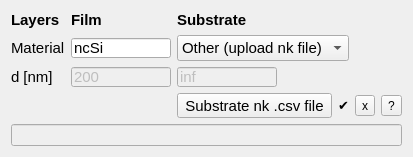
        <widget class="QWidget" name="layoutWidget_8">
         <property name="geometry">
          <rect>
           <x>10</x>
           <y>10</y>
           <width>451</width>
           <height>154</height>
          </rect>
         </property>
         <layout class="QGridLayout" name="gridLayout_6">
          <property name="sizeConstraint">
           <enum>QLayout::SetFixedSize</enum>
          </property>
          <item row="0" column="1">
           <widget class="QLabel" name="ell_label_j_1">
            <property name="sizePolicy">
             <sizepolicy hsizetype="Maximum" vsizetype="Maximum">
              <horstretch>0</horstretch>
              <verstretch>0</verstretch>
             </sizepolicy>
            </property>
            <property name="minimumSize">
             <size>
              <width>100</width>
              <height>0</height>
             </size>
            </property>
            <property name="maximumSize">
             <size>
              <width>100</width>
              <height>20</height>
             </size>
            </property>
            <property name="font">
             <font>
              <pointsize>11</pointsize>
              <weight>75</weight>
              <bold>true</bold>
              <kerning>true</kerning>
             </font>
            </property>
            <property name="text">
             <string>Film</string>
            </property>
           </widget>
          </item>
          <item row="2" column="1">
           <widget class="QLineEdit" name="ell_d_1">
            <property name="enabled">
             <bool>false</bool>
            </property>
            <property name="maximumSize">
             <size>
              <width>100</width>
              <height>20</height>
             </size>
            </property>
            <property name="font">
             <font>
              <pointsize>11</pointsize>
              <kerning>true</kerning>
             </font>
            </property>
            <property name="text">
             <string>200</string>
            </property>
           </widget>
          </item>
          <item row="3" column="5">
           <widget class="QToolButton" name="help_subs_SE">
            <property name="text">
             <string>?</string>
            </property>
           </widget>
          </item>
          <item row="1" column="2" colspan="2">
           <widget class="QComboBox" name="SE_substrate">
            <property name="sizePolicy">
             <sizepolicy hsizetype="Preferred" vsizetype="Maximum">
              <horstretch>0</horstretch>
              <verstretch>0</verstretch>
             </sizepolicy>
            </property>
            <property name="minimumSize">
             <size>
              <width>1</width>
              <height>0</height>
             </size>
            </property>
            <property name="maximumSize">
             <size>
              <width>200</width>
              <height>30</height>
             </size>
            </property>
            <property name="font">
             <font>
              <pointsize>11</pointsize>
              <kerning>true</kerning>
             </font>
            </property>
            <item>
             <property name="text">
              <string>Other (upload nk file)</string>
             </property>
            </item>
            <item>
             <property name="text">
              <string>Corning Glass</string>
             </property>
            </item>
            <item>
             <property name="text">
              <string>c-Si</string>
             </property>
            </item>
           </widget>
          </item>
          <item row="0" column="2">
           <widget class="QLabel" name="ell_label_j_2">
            <property name="sizePolicy">
             <sizepolicy hsizetype="Maximum" vsizetype="Maximum">
              <horstretch>0</horstretch>
              <verstretch>0</verstretch>
             </sizepolicy>
            </property>
            <property name="maximumSize">
             <size>
              <width>100</width>
              <height>20</height>
             </size>
            </property>
            <property name="font">
             <font>
              <pointsize>11</pointsize>
              <weight>75</weight>
              <bold>true</bold>
              <kerning>true</kerning>
             </font>
            </property>
            <property name="text">
             <string>Substrate</string>
            </property>
           </widget>
          </item>
          <item row="0" column="0">
           <widget class="QLabel" name="ell_label_layers">
            <property name="sizePolicy">
             <sizepolicy hsizetype="Maximum" vsizetype="Maximum">
              <horstretch>0</horstretch>
              <verstretch>0</verstretch>
             </sizepolicy>
            </property>
            <property name="maximumSize">
             <size>
              <width>60</width>
              <height>20</height>
             </size>
            </property>
            <property name="font">
             <font>
              <pointsize>11</pointsize>
              <weight>75</weight>
              <bold>true</bold>
              <kerning>true</kerning>
             </font>
            </property>
            <property name="text">
             <string>Layers </string>
            </property>
           </widget>
          </item>
          <item row="2" column="0">
           <widget class="QLabel" name="ell_label_d">
            <property name="sizePolicy">
             <sizepolicy hsizetype="Maximum" vsizetype="Maximum">
              <horstretch>0</horstretch>
              <verstretch>0</verstretch>
             </sizepolicy>
            </property>
            <property name="maximumSize">
             <size>
              <width>60</width>
              <height>20</height>
             </size>
            </property>
            <property name="font">
             <font>
              <pointsize>11</pointsize>
              <weight>50</weight>
              <bold>false</bold>
              <kerning>true</kerning>
             </font>
            </property>
            <property name="text">
             <string>d [nm]</string>
            </property>
           </widget>
          </item>
          <item row="3" column="2">
           <widget class="QToolButton" name="SE_upload_nk">
            <property name="sizePolicy">
             <sizepolicy hsizetype="Fixed" vsizetype="Expanding">
              <horstretch>0</horstretch>
              <verstretch>0</verstretch>
             </sizepolicy>
            </property>
            <property name="font">
             <font>
              <pointsize>11</pointsize>
              <kerning>true</kerning>
             </font>
            </property>
            <property name="text">
             <string>Substrate nk .csv file</string>
            </property>
           </widget>
          </item>
          <item row="1" column="1">
           <widget class="QLineEdit" name="ell_material_1">
            <property name="sizePolicy">
             <sizepolicy hsizetype="Maximum" vsizetype="Maximum">
              <horstretch>0</horstretch>
              <verstretch>0</verstretch>
             </sizepolicy>
            </property>
            <property name="minimumSize">
             <size>
              <width>100</width>
              <height>0</height>
             </size>
            </property>
            <property name="maximumSize">
             <size>
              <width>100</width>
              <height>20</height>
             </size>
            </property>
            <property name="font">
             <font>
              <pointsize>11</pointsize>
              <kerning>true</kerning>
             </font>
            </property>
            <property name="text">
             <string>ncSi</string>
            </property>
           </widget>
          </item>
          <item row="2" column="2">
           <widget class="QLineEdit" name="ell_d_2">
            <property name="enabled">
             <bool>false</bool>
            </property>
            <property name="sizePolicy">
             <sizepolicy hsizetype="Maximum" vsizetype="Maximum">
              <horstretch>0</horstretch>
              <verstretch>0</verstretch>
             </sizepolicy>
            </property>
            <property name="maximumSize">
             <size>
              <width>100</width>
              <height>20</height>
             </size>
            </property>
            <property name="font">
             <font>
              <pointsize>11</pointsize>
              <kerning>true</kerning>
             </font>
            </property>
            <property name="text">
             <string>inf</string>
            </property>
           </widget>
          </item>
          <item row="1" column="0">
           <widget class="QLabel" name="ell_label_material">
            <property name="sizePolicy">
             <sizepolicy hsizetype="Maximum" vsizetype="Maximum">
              <horstretch>0</horstretch>
              <verstretch>0</verstretch>
             </sizepolicy>
            </property>
            <property name="minimumSize">
             <size>
              <width>0</width>
              <height>20</height>
             </size>
            </property>
            <property name="maximumSize">
             <size>
              <width>60</width>
              <height>20</height>
             </size>
            </property>
            <property name="font">
             <font>
              <pointsize>11</pointsize>
              <weight>50</weight>
              <bold>false</bold>
              <kerning>true</kerning>
             </font>
            </property>
            <property name="text">
             <string>Material</string>
            </property>
           </widget>
          </item>
          <item row="3" column="3">
           <widget class="QLabel" name="SE_upload_nk_check">
            <property name="maximumSize">
             <size>
              <width>15</width>
              <height>16777215</height>
             </size>
            </property>
            <property name="font">
             <font>
              <pointsize>10</pointsize>
              <italic>true</italic>
              <kerning>true</kerning>
             </font>
            </property>
            <property name="text">
             <string>✔</string>
            </property>
           </widget>
          </item>
          <item row="3" column="4">
           <widget class="QToolButton" name="SE_delete_subs">
            <property name="text">
             <string>x</string>
            </property>
           </widget>
          </item>
          <item row="4" column="0" colspan="6">
           <widget class="QLineEdit" name="SE_subs_file">
            <property name="enabled">
             <bool>false</bool>
            </property>
           </widget>
          </item>
         </layout>
        </widget>
